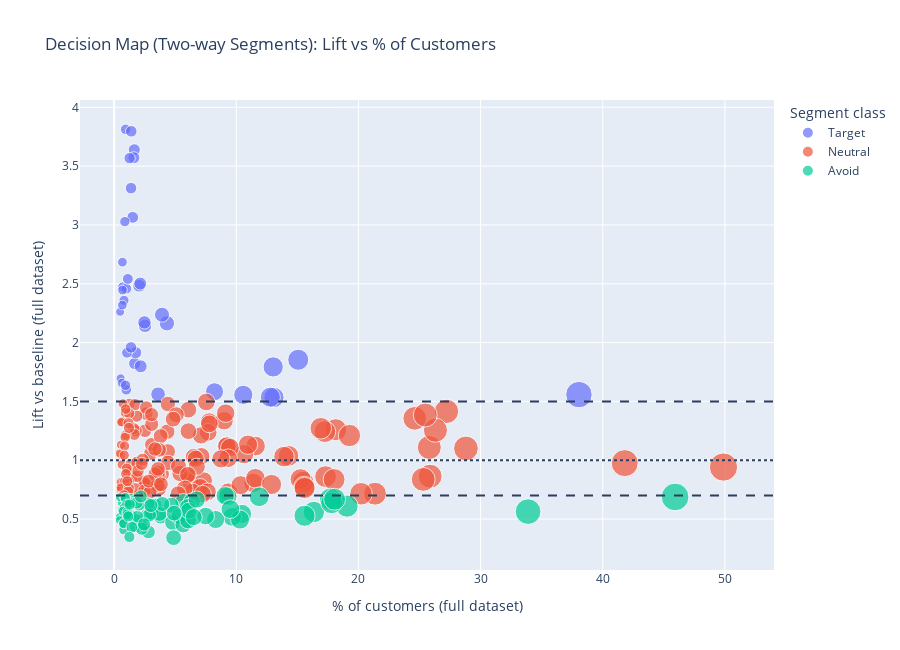

Notebook code for this chart:
### Code cell
import numpy as np
import plotly.express as px

# Prepare plotting dataframe
plot_df = two_way_results_clean.copy()

plot_df["class"] = "Neutral"
plot_df.loc[plot_df["lift"] >= TARGET_LIFT, "class"] = "Target"
plot_df.loc[plot_df["lift"] <= AVOID_LIFT, "class"] = "Avoid"

# Bubble size scaling so big segments don't dominate
plot_df["size_sqrt"] = np.sqrt(plot_df["n"])

fig = px.scatter(
    plot_df,
    x="pct_customers",
    y="lift",
    size="size_sqrt",
    color="class",
    title="Decision Map (Two-way Segments): Lift vs % of Customers"
)

# Reference lines
fig.add_hline(y=1.0, line_dash="dot")
fig.add_hline(y=TARGET_LIFT, line_dash="dash")
fig.add_hline(y=AVOID_LIFT, line_dash="dash")

# Custom hover: ONLY show segment definition + class (numbers are in supplemental tables)
fig.update_traces(
    customdata=plot_df[["segment_type", "segment", "class"]].to_numpy(),
    hovertemplate=(
        "Segment: %{customdata[0]}<br>"
        "Values: %{customdata[1]}<br>"
        "Class: %{customdata[2]}"
        "<extra></extra>"
    )
)

fig.update_layout(
    xaxis_title="% of customers (full dataset)",
    yaxis_title="Lift vs baseline (full dataset)",
    legend_title_text="Segment class",
    height=650
)

fig.show()

### Figure 1 — Plotly figure (JSON) as saved in the notebook; plotly's stock layout.template omitted (floating-point values rounded to 4 significant figures; data arrays with more than 128 entries replaced by an {"elided": "..."} marker saying what was removed)
{"data": [{"customdata": {"elided": "254x3 str values"}, "hovertemplate": "Segment: %{customdata[0]}<br>Values: %{customdata[1]}<br>Class: %{customdata[2]}<extra></extra>", "legendgroup": "Target", "marker": {"color": "#636efa", "size": [27.33, 33.84, 27.02, 25.04, 76.91, 131.2, 82.55, 76.05, 20.64, 17.64, 21.26, 21.19, 40.34, 30.43, 44.22, 26.25, 42.11, 27.57, 69.14, 76.73, 22.54, 19.13, 14.93, 28.2, 31.37, 15.56, 17.0, 23.98, 33.5, 25.2, 19.95, 21.86, 17.58, 31.1, 17.64, 17.49, 24.98, 20.57, 60.97], "sizemode": "area", "sizeref": 0.3754, "symbol": "circle"}, "mode": "markers", "name": "Target", "orientation": "v", "showlegend": true, "type": "scatter", "x": [1.652, 2.533, 1.615, 1.387, 13.08, 38.05, 15.07, 12.79, 0.9422, 0.6879, 0.9998, 0.9931, 3.599, 2.048, 4.324, 1.524, 3.922, 1.681, 10.57, 13.02, 1.124, 0.8095, 0.4932, 1.758, 2.176, 0.5353, 0.6392, 1.272, 2.482, 1.405, 0.8803, 1.057, 0.6835, 2.139, 0.6879, 0.6768, 1.38, 0.9356, 8.221], "xaxis": "x", "y": [3.639, 2.143, 3.571, 3.313, 1.533, 1.558, 1.854, 1.536, 3.813, 2.474, 2.459, 1.599, 1.56, 2.483, 2.164, 3.064, 2.237, 1.822, 1.556, 1.793, 2.541, 2.359, 2.262, 1.914, 1.798, 1.695, 1.656, 3.568, 2.171, 3.796, 3.028, 1.913, 2.683, 2.502, 2.446, 2.319, 1.959, 1.637, 1.582], "yaxis": "y"}, {"customdata": {"elided": "254x3 str values"}, "hovertemplate": "Segment: %{customdata[0]}<br>Values: %{customdata[1]}<br>Class: %{customdata[2]}<extra></extra>", "legendgroup": "Neutral", "marker": {"color": "#EF553B", "size": {"elided": "139 float values"}, "sizemode": "area", "sizeref": 0.3754, "symbol": "circle"}, "mode": "markers", "name": "Neutral", "orientation": "v", "showlegend": true, "type": "scatter", "x": {"elided": "139 float values"}, "xaxis": "x", "y": {"elided": "139 float values"}, "yaxis": "y"}, {"customdata": {"elided": "254x3 str values"}, "hovertemplate": "Segment: %{customdata[0]}<br>Values: %{customdata[1]}<br>Class: %{customdata[2]}<extra></extra>", "legendgroup": "Avoid", "marker": {"color": "#00cc96", "size": [50.5, 25.04, 41.5, 46.5, 92.85, 68.82, 144.1, 53.64, 66.08, 46.01, 38.87, 34.79, 49.05, 50.56, 89.45, 85.98, 52.33, 32.06, 64.84, 52.29, 37.28, 14.63, 27.91, 35.65, 89.71, 35.4, 17.58, 41.04, 36.18, 28.91, 18.87, 64.15, 23.3, 52.59, 83.95, 29.48, 19.95, 30.35, 68.26, 123.8, 73.29, 25.04, 26.19, 17.15, 24.02, 21.31, 61.3, 14.46, 42.24, 65.6, 32.0, 14.56, 20.05, 23.96, 29.05, 19.62, 47.15, 58.2, 18.68, 18.79, 20.37, 55.29, 21.91, 36.92, 18.22, 22.14, 22.18, 22.89, 54.3, 33.32, 25.61, 23.77, 31.43, 90.33, 24.0, 46.93], "sizemode": "area", "sizeref": 0.3754, "symbol": "circle"}, "mode": "markers", "name": "Avoid", "orientation": "v", "showlegend": true, "type": "scatter", "x": [5.64, 1.387, 3.809, 4.782, 19.07, 10.48, 45.92, 6.363, 9.659, 4.682, 3.342, 2.676, 5.322, 5.653, 17.7, 16.35, 6.056, 2.274, 9.299, 6.047, 3.074, 0.4733, 1.723, 2.811, 17.8, 2.771, 0.6835, 3.725, 2.895, 1.849, 0.7874, 9.102, 1.201, 6.118, 15.59, 1.922, 0.8803, 2.037, 10.31, 33.89, 11.88, 1.387, 1.517, 0.6503, 1.276, 1.004, 8.312, 0.4623, 3.946, 9.518, 2.265, 0.4689, 0.8892, 1.27, 1.867, 0.8516, 4.917, 7.492, 0.7719, 0.7808, 0.9179, 6.762, 1.062, 3.015, 0.7343, 1.084, 1.088, 1.159, 6.521, 2.455, 1.451, 1.25, 2.185, 18.05, 1.274, 4.87], "xaxis": "x", "y": [0.647, 0.5317, 0.5212, 0.4705, 0.6098, 0.5433, 0.6875, 0.6507, 0.5187, 0.6178, 0.6166, 0.5298, 0.5223, 0.4515, 0.6699, 0.5597, 0.487, 0.449, 0.6913, 0.6034, 0.5535, 0.5193, 0.4389, 0.3901, 0.6383, 0.6276, 0.5809, 0.5431, 0.5355, 0.4908, 0.4082, 0.698, 0.6297, 0.5717, 0.5276, 0.5213, 0.5155, 0.6219, 0.4953, 0.563, 0.6891, 0.668, 0.648, 0.6397, 0.637, 0.6213, 0.4959, 0.4908, 0.6277, 0.584, 0.4174, 0.6855, 0.6804, 0.6404, 0.6381, 0.5995, 0.5499, 0.525, 0.4654, 0.4601, 0.6797, 0.6655, 0.6233, 0.6146, 0.5664, 0.5582, 0.5386, 0.522, 0.5161, 0.4544, 0.43, 0.348, 0.6922, 0.6683, 0.6233, 0.3416], "yaxis": "y"}], "layout": {"height": 650, "legend": {"itemsizing": "constant", "title": {"text": "Segment class"}, "tracegroupgap": 0}, "shapes": [{"line": {"dash": "dot"}, "type": "line", "x0": 0, "x1": 1, "xref": "x domain", "y0": 1, "y1": 1, "yref": "y"}, {"line": {"dash": "dash"}, "type": "line", "x0": 0, "x1": 1, "xref": "x domain", "y0": 1.5, "y1": 1.5, "yref": "y"}, {"line": {"dash": "dash"}, "type": "line", "x0": 0, "x1": 1, "xref": "x domain", "y0": 0.7, "y1": 0.7, "yref": "y"}], "title": {"text": "Decision Map (Two-way Segments): Lift vs % of Customers"}, "xaxis": {"anchor": "y", "domain": [0, 1], "title": {"text": "% of customers (full dataset)"}}, "yaxis": {"anchor": "x", "domain": [0, 1], "title": {"text": "Lift vs baseline (full dataset)"}}}}
